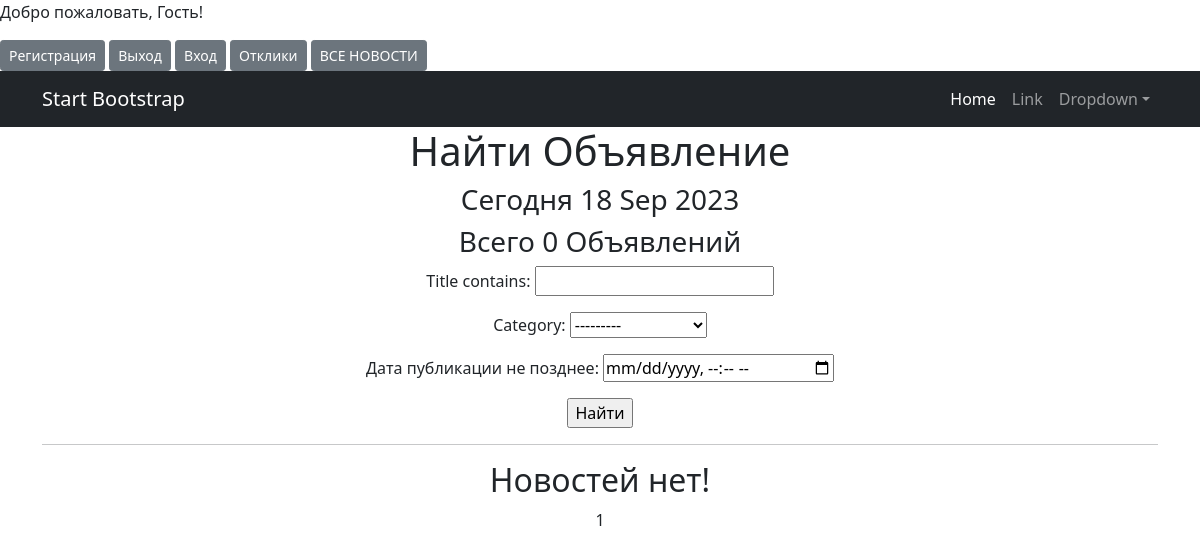
Before: /blogs/search/ with the older database file.
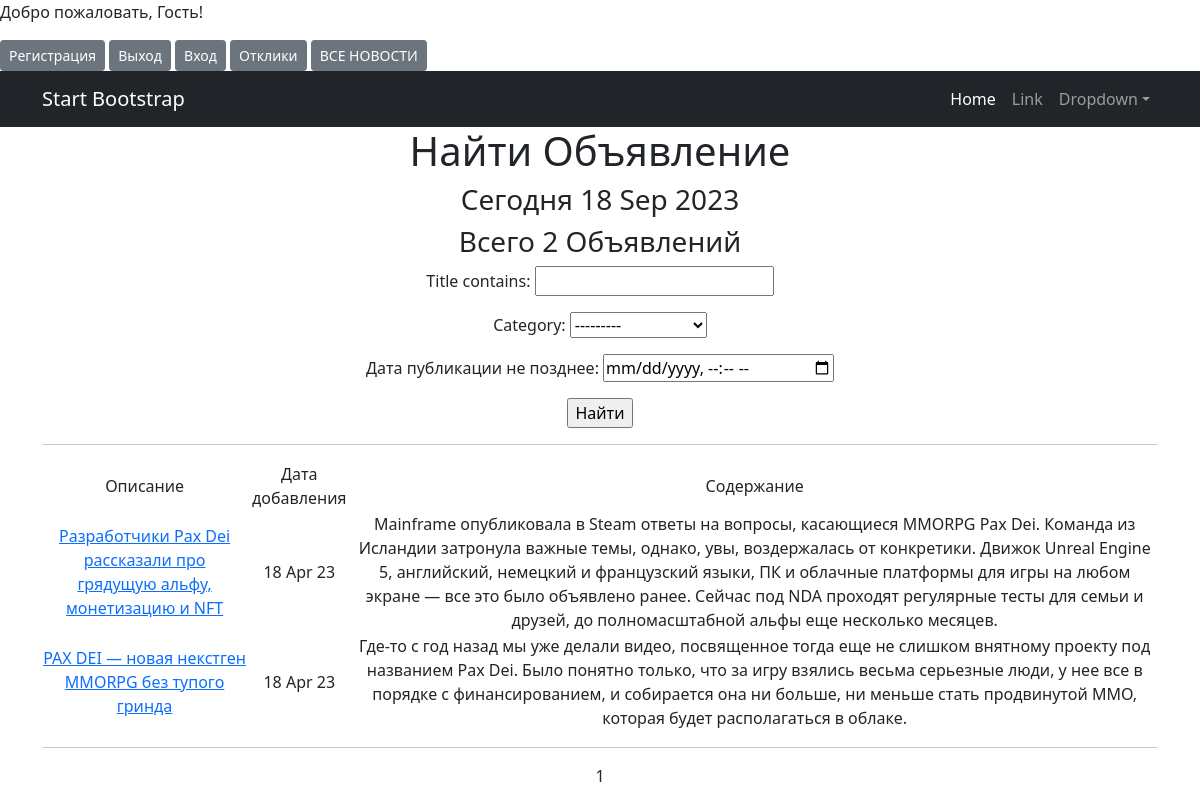
After: the same page with the newer database file.
### brd/models.py (models this page shows)
class Ad(models.Model):
    ТАНКИ = "TN"
    ХИЛЫ = "XL"
    ДД = "DD"
    ТОРГОВЦЫ = "TRG"
    ГИЛДМАСТЕРА = 'GIL'
    КВЕСТГИВЕРЫ = 'KVS'
    CATEGORY_CHOICES = (
        (ТАНКИ, 'ТАНКИ'),
        (ХИЛЫ, 'ХИЛЫ'),
        (ДД, 'ДД'),
        (ТОРГОВЦЫ, 'ТОРГОВЦЫ'),
        (ГИЛДМАСТЕРА, 'ГИЛДМАСТЕРА'),
        (КВЕСТГИВЕРЫ, 'КВЕСТГИВЕРЫ'),
    )
    author = models.ForeignKey(User, on_delete=models.CASCADE, help_text="Автор")
    title = models.CharField(max_length=200)
    content = models.TextField()
    category = models.CharField(max_length=200, choices=CATEGORY_CHOICES,
                                default=ТАНКИ, help_text=('Название категории'))
    created_by = models.ForeignKey(Profile, on_delete=models.CASCADE, related_name='ads')
    created_at = models.DateTimeField(auto_now_add=True)
    updated_at = models.DateTimeField(auto_now=True)
    image = models.ImageField(upload_to='media/', blank=True, null=True, max_length=255)
    file = models.FileField(upload_to='blogs/', blank=True, null=True)
    """модель для откликов"""

### brd/views.py (the view)
# urls.py: path('search/', BlogsSearch.as_view(), name='search'),
class BlogsSearch(ListView):
    model = Ad
    ordering = 'created_at'
    template_name = 'search.html'
    context_object_name = 'search'
    paginate_by = 2
    def get_queryset(self):
        queryset = super().get_queryset()
        self.filterset = BlogFilter(self.request.GET, queryset)
        return self.filterset.qs
    def get_context_data(self, **kwargs):
        context = super().get_context_data(**kwargs)
        context['filterset'] = self.filterset
        context['all_blogs'] = Ad.objects.all()
        return context

### brd/templatetags/custom_tags.py (called while the page is built)
@register.simple_tag()
def current_time(format_string='%b %d %Y'):
    return datetime.utcnow().strftime(format_string)

### templates/brd/search.html (shortened to what this page needs)
{% extends 'flatpages/default.html' %}
{% load custom_filters %}
{% load custom_tags %}
{% block content %}
<h1>Найти Объявление</h1>
<h3>Сегодня {% current_time '%d %b %Y' %}</h3>
<h3> Всего {{ all_blogs|length }} Объявлений</h3>
<form action="" method="get">
    {{ filterset.form.as_p }}
    <input type="submit" value="Найти"/>
</form>
<hr>
{% if search %}
<table>
    <tr>
        <td>Описание</td>
        <td>Дата добавления</td>
        <td>Содержание</td>
    <tr>
        {% for blog in search %}
    <tr>
        <td><a href="{% url 'blog' blog.id %}">{{ blog.title }}</a></td>
        <td>{{ blog.created_at|date:'d M y ' }}</td>
        <td>{{ blog.content}}</td>
        {% endfor %}
</table>
<hr>
{% else %}
<h2>Новостей нет!</h2>
{% endif %}
{{ page_obj.number }}
{% endblock content %}

Changed rows visible on the page:
added Ad: title "Разработчики Pax Dei рассказали про грядущую альфу, монетизацию и NFT", created_at "18 Apr 23", content "Mainframe опубликовала в Steam ответы на вопросы, касающиеся MMORPG Pax Dei. Команда из Исландии затронула важные темы, однако, увы, воздержалась от конкретики. Движок Unreal Engine 5, английский, немецкий и французский языки, ПК и облачные платформы для игры на любом экране — все это было объявлено ранее. Сейчас под NDA проходят регулярные тесты для семьи и друзей, до полномасштабной альфы еще несколько месяцев."
added Ad: title "PAX DEI — новая некстген MMORPG без тупого гринда", created_at "18 Apr 23", content "Где-то с год назад мы уже делали видео, посвященное тогда еще не слишком внятному проекту под названием Pax Dei. Было понятно только, что за игру взялись весьма серьезные люди, у нее все в порядке с финансированием, и собирается она ни больше, ни меньше стать продвинутой ММО, которая будет располагаться в облаке."
Other visible differences:
{{ all_blogs|length }}: "0" → "2"
text no longer shown: "Новостей нет!"
text now shown: "Описание Дата добавления Содержание"
